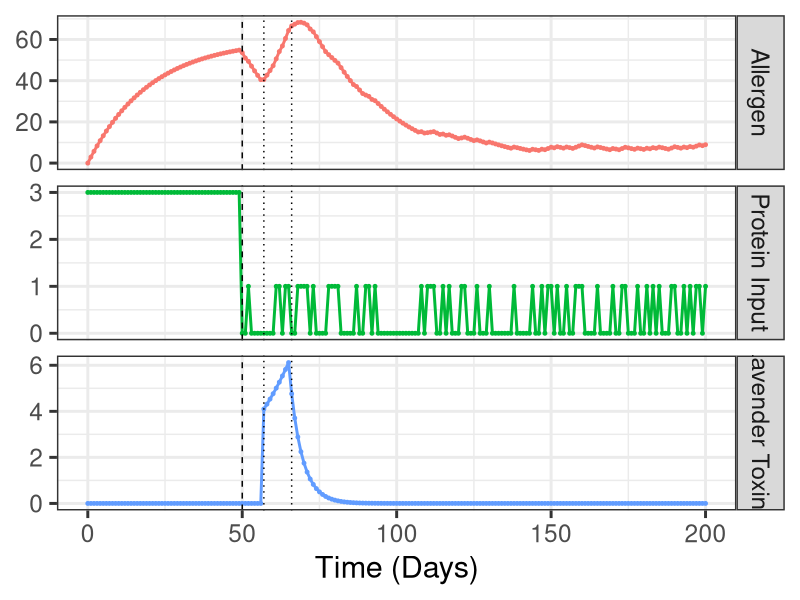
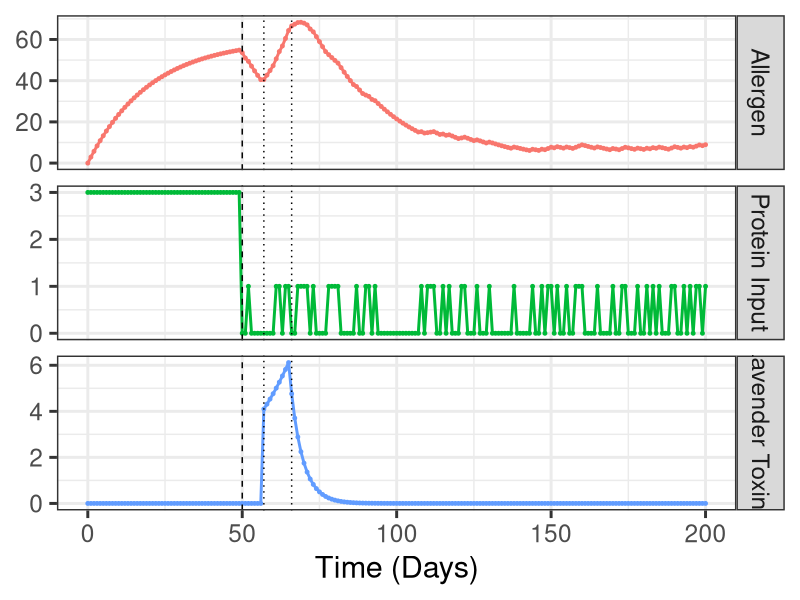

The R source for these figures, in order:
##########################################
# Adding random protein input (snacking)
# Michael E. Aristodemou
# Week 11: 20.11.2025
##########################################

## --- Preamble ------------------------------------------------------------
# install package if it is missing
if (!requireNamespace(c("ggplot2","dplyr","tidyr"), quietly = TRUE)) {
  install.packages(c("ggplot2","dplyr","tidyr"))
}

# load packages
library(dplyr)
library(tidyr)
library(ggplot2)

# -- Define data characteristics ----------------------------------------------
NSubjects <- 1 # only 1 dog
times <- seq(from=0, to=200, by=1) # create a sequence of 100 time points
Nobs <- length(times) #number of observations per subject

## --- Define variables -------------------------------------------------------

# Allergens
A1 = -0.05 # natural decay rate of allergen levels
G = 0 # unobserved influences on allergen levels

# Eating protein food
Pinput = 3 # food based constant input of allergens

# Elimination diet
Pelim = -3
inputTime <- times[ceiling(length(times)/4)] # intervention after ~ 1/4 of time window passed
AM = 0 # natural decay of intervention effect

# Lavender eating
Linput = 4 # amount of allergens in system due to lavender
Al = 0.05 # accumulation of allergens with repeated lavender eating
lavStart <- times[ceiling(length(times)/3.5)]  # start at ~1/3.5 of time window
lavEnd   <- times[floor(length(times)/3)]      # end at ~1/3 of time window

# Random protein input
Walks <- 6 # increase the probability of snacking (e.g. going on more walks to the park)
# Sample from a binomial distribution with prob based on number of walks
snacking <- lapply(Walks, function(t) rbinom(n = Nobs, size = 1, prob = t / 20))
# Compute the average amount of snacking across days
snack_mean <- sapply(snacking, mean)
# scale effect of snacking
AS = 1 # amount of protein intake
k = 10 # absorption rate

# Starting amount of allergens in system
initialAllergen <- rnorm(n = NSubjects, mean = 0, sd = 0)

#create empty data.frame to fill step by step
data <- data.frame(Subject= rep(NA,NSubjects*Nobs),
                   Time = rep(NA,NSubjects*Nobs),
                   Allergen = rep(NA,NSubjects*Nobs))

Nsteps <- 100 #number of steps in time to compute between each observation (increased precision)
row <- 0 #initialize row counter, to track which row of the data.frame we are on
for(subi in 1:NSubjects){
  for(obsi in 1:Nobs){ #for each observation of a subject
    row <- row + 1
    snack_val <- snacking[[subi]][obsi]
    if(obsi==1){
      AllergenState <- initialAllergen[subi] #if first time point, set to initial affect
      InputState <- Pinput # initialize latent input process
      LavenderState <- 0
    }
    if(obsi>1){ #else compute new affect state by taking a sequence of small steps in time
      for(stepi in 1:Nsteps){ #take Nsteps in time between each observation
        # Compute intervention effect
        dInput <- AM*InputState # deterministic slope of our intervention at earlier time point
        dLavender <- Al*LavenderState
        if (times[obsi] > inputTime) {
          dSnack <- k * (AS * snack_val - InputState)
        } else {
          dSnack <- 0
        }
        if(times[obsi]==inputTime) dInput <- dInput + Pelim # add input effect if intervention time
        if(times[obsi]==lavStart) dLavender <- dLavender + Linput
        if(times[obsi]>=lavEnd) dLavender <- dLavender*-5
        InputState <- InputState + dInput * 1/Nsteps + dSnack * 1/Nsteps # update state using slope and time step
        LavenderState <- LavenderState + dLavender * 1/Nsteps # update state using slope and time step
        
        # Compute Affect state
        dAllergen <- A1*AllergenState + InputState + LavenderState # deterministic slope at earlier time point
        AllergenState <- AllergenState + dAllergen * 1/Nsteps + # update state using slope and time step
          G * rnorm(n=1, mean=0, sd=sqrt(1/Nsteps)) # and add system noise
      }
    }
    data$Allergen[row] <- AllergenState #input affect data
    data$Time[row] <- times[obsi] #input time data
    data$Subject[row] <- subi #input subject data
    data$Input <- ifelse(data$Time == inputTime, 1, 0) #input effect data
    data$LavInput <- ifelse(data$Time == lavStart, 1, 0) #input effect data
    data$InputState[row] <- InputState #input latent intervention process data
    data$LavenderState[row] <- LavenderState #input latent intervention process data
    data$Snack[row] <- snack_val
  }
}

data$Allergen <- data$Allergen + rnorm(n=nrow(data), mean = 0, sd = 0) #add measurement error

# -- plots ---------------------------------------------------------
plot_data <- data %>%
  select(Subject, Time, Allergen, InputState, LavenderState) %>%
  pivot_longer(c(Allergen, InputState, LavenderState),
               names_to = "Series",
               values_to = "Value")

p1 <- ggplot(plot_data, aes(x = Time, y = Value, color = Series)) +
  geom_line(size = 1) +
  geom_point(size = 1) +
  facet_grid(rows = vars(Series),
             scales = "free_y",
             labeller = as_labeller(c(
               Allergen = "Allergen",
               InputState = "Protein Input",
               LavenderState = "Lavender Toxins"
             ))) +
  geom_vline(xintercept = inputTime, linetype = "dashed") +
  geom_vline(xintercept = lavStart, linetype = "dotted") +
  geom_vline(xintercept = lavEnd, linetype = "dotted") +# optional: mark lavender start
  theme_bw(base_size = 22) +
  theme(legend.position = "none") +
  labs(x = "Time (Days)", y = NULL)
p1

ggsave("~\\UZH\\Course\\Visualization\\case_p3_w11.png", plot = p1,
       dpi = 300, width = 14, height = 10)
